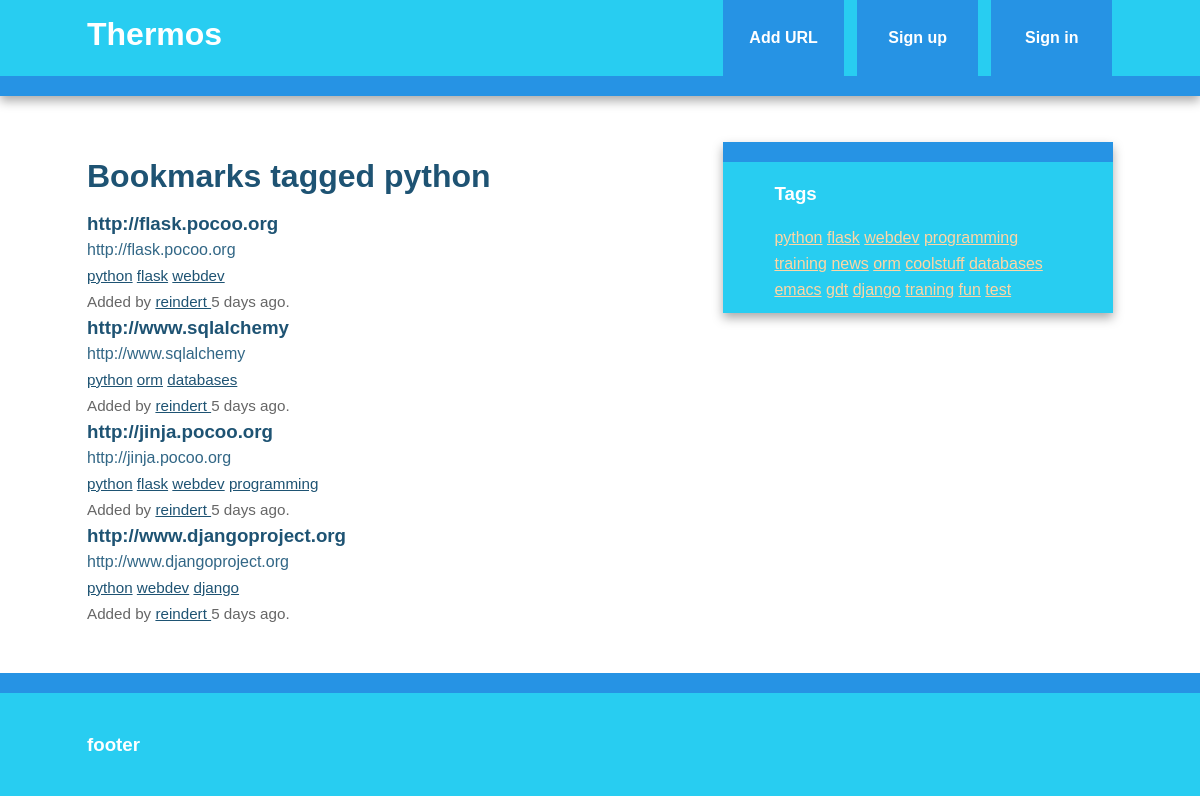
The page /bookmarks/tag/python on the database its author committed.
### thermos/models.py (models this page shows, shortened)
class Tag(db.Model):
    id = db.Column(db.Integer, primary_key=True)
    name = db.Column(db.String(25), nullable=False, unique=True, index=True)
    @staticmethod
    def all():
        return Tag.query.all()
    def __repr__(self):
        return self.name

class Bookmark(db.Model):
    id = db.Column(db.Integer, primary_key=True)
    url = db.Column(db.Text, nullable=False)
    date = db.Column(db.DateTime, default = datetime.utcnow)
    description = db.Column(db.String(300))
    user_id = db.Column(db.Integer, db.ForeignKey('user.id'), nullable=False)
    _tags = db.relationship('Tag',secondary=tags, lazy='joined',
                            backref = db.backref('bookmarks', lazy='dynamic'))
    @property
    def tags(self):
        return ",".join([t.name for t in self._tags])
    @tags.setter
    def tags(self,string):
        if string:
            self._tags = [Tag.get_or_create(name) for name in string.split(',')]
        else:
            self._tags = []

class User(db.Model, UserMixin):
    id = db.Column(db.Integer, primary_key=True)
    username = db.Column(db.String(80),unique = True)
    email = db.Column(db.String(120),unique = True)
    bookmark = db.relationship('Bookmark', backref='user', lazy='dynamic')
    password_hash = db.Column(db.String)
    @property
    def password(self):
        raise AttributeError('password: write-only field')

### thermos/bookmarks/views.py (the view)
@bookmarks.route('/tag/<name>')
def tag(name):
    tag = Tag.query.filter_by(name=name).first_or_404()
    return render_template('tag.html',tag=tag)

### thermos/main/views.py (called while the page is built)
@main.app_context_processor
def inject_tags():
    return dict(all_tags = Tag.all)

### thermos/templates/tag.html (shortened to what this page needs)
{% extends 'base.html' %}
{% block content %}
    <article>
        <header>
            <h1> Bookmarks tagged {{ tag }}</h1>
            {% if tag.bookmarks.count() > 0 %}
                {% with bookmarks=tag.bookmarks %}
                    {% include "bookmark_list.html" %}
                {% endwith %}
            {% else %}
                ther ar no bookmarks with this tag.
            {% endif %}
        </header>
    </article>
{% endblock %}

### thermos/templates/base.html (shortened to what this page needs)
<!doctype html>
<html class="no-js" lang="">
<head>
    {% block styles %}
        <link rel="stylesheet" href="{{ url_for('static', filename='css/normalize.min.css') }}">
        <link rel="stylesheet" href="{{ url_for('static', filename='css/main.css') }}">
    {% endblock %}
</head>
<body>
    <div class="header-container">
        <header class="wrapper clearfix">
            <a href="{{ url_for('auth.index')}}">
                <h1 class="title">Thermos</h1>
            </a>
            <nav>
                <ul>
                    <li><a href="{{ url_for('bookmarks.add') }}">Add URL</a></li>
                    {% if current_user.is_authenticated %}
                        <li><a href="{{ url_for('auth.user', username=current_user.username) }}">
                            My Links
                        </a></li>
                        <li><a href="{{ url_for('auth.logout')}}">Sign out</a></li>
                    {% else %}
                        <li><a href="{{ url_for('auth.signup')}}">Sign up</a></li>
                        <li><a href="{{ url_for('auth.login')}}">Sign in</a></li>
                    {% endif %}
                </ul>
            </nav>
        </header>
    </div>
    <div class="main-container">
        <div class="main wrapper clearfix">
            {% block content %}
            {% endblock %}
            {% block sidebar %}
                <aside>
                    <h3>Tags</h3>
                    {% for t in all_tags() %}
                        <a href="{{ url_for('bookmarks.tag',name=t) }}">{{ t }}</a>
                    {% endfor %}
                </aside>
            {% endblock %}
        </div>
    </div>
    <div class="footer-container">
        <footer class="wrapper">
            <h3>footer</h3>
        </footer>
    </div>
</body>
</html>

### thermos/templates/bookmark_list.html
<ul class="bookmarks">
    {% for bookmark in bookmarks %}
        <li>
            {% include "bookmark.html" %}
        </li>
    {% endfor %}
</ul>

### thermos/templates/bookmark.html (shortened to what this page needs)
<div class="bookmark">
    <a href="{{bookmark.url}}" class="header">
        <h3 class="description">
            {{bookmark.url|truncate(50,killwords=True)}}
        </h3>
        <span class="url">
            {{bookmark.url|truncate(50,killwords=True)}}
        </span>
    </a>
    <div class="info">
        <span class="tags">
            {% if bookmark.tags %}
                {% for t in bookmark._tags %}
                    <a href="{{ url_for('bookmarks.tag',name=t) }}">{{ t }}</a>
                {% endfor %}
            {% else %}
                No tags.
            {% endif %}
        </span>
        <br>
        Added by <a href="{{ url_for('auth.user', username=bookmark.user.username)}}">
            {{ bookmark.user.username }}
        </a>
        {{ moment(bookmark.date).fromNow()}}.
    </div>
</div>

### thermos/static/css/main.css (style rules this page uses)
html { color: #222; font-size: 1em; line-height: 1.4; }
body { font: 16px/26px Helvetica, Helvetica Neue, Arial; }
.wrapper { width: 90%; margin: 0 5%; }
.header-container { border-bottom: 20px solid #2693E4; }
.footer-container, .main aside { border-top: 20px solid #2693E4; }
.header-container, .footer-container, .main aside { background: #28CDF1; }
.title { color: white; }
nav ul { margin: 0; padding: 0; list-style-type: none; }
nav a { display: block; margin-bottom: 10px; padding: 15px 0; text-align: center; text-decoration: none; font-weight: bold; color: white; background: #2693E4; }
.main { padding: 30px 0; }
.main article h1 { font-size: 2em; }
.main aside { color: white; padding: 0px 5% 10px; }
.footer-container footer { color: white; padding: 20px 0; }
a { color: #8F540D; }
h1 ,h2 ,h3 ,h4 ,h5 ,h6 { color: #1e5373 }
.main aside h3, footer h3 { color: white; }
a, a:visited { color: #1E5373; }
ul.bookmarks { list-style: none none; padding-left: 0; }
a.header { color: #326786; text-decoration: none; display: block; }
a.header h3 { margin: 0 0; }
div.info { font-size: .95em; color: #666666; }
aside a { color: #ffd6a3; }
h1, h2, h3, h4, h5, h6 { color: #1e5373; }
.main aside h3, footer h3, footer a, footer a:visited { color: white; }
@media only screen and (min-width: 480px) { nav a { float: left; width: 27%; margin: 0 1.7%; padding: 25px 2%; margin-bottom: 0; } }
@media only screen and (min-width: 480px) { nav li:first-child a { margin-left: 0; } }
@media only screen and (min-width: 480px) { nav li:last-child a { margin-right: 0; } }
@media only screen and (min-width: 480px) { nav ul li { display: inline; } }
@media only screen and (min-width: 768px) { .header-container, .main aside { -webkit-box-shadow: 0 5px 10px #aaa; -moz-box-shadow: 0 5px 10px #aaa; box-shadow: 0 5px 10px #aaa; } }
@media only screen and (min-width: 768px) { .title { float: left; } }
@media only screen and (min-width: 768px) { nav { float: right; width: 38%; } }
@media only screen and (min-width: 768px) { .main article { float: left; width: 57%; } }
@media only screen and (min-width: 768px) { .main aside { float: right; width: 28%; } }
@media only screen and (min-width: 1140px) { .wrapper { width: 1026px; margin: 0 auto; } }
.clearfix:before, .clearfix:after { content: " "; display: table; }
.clearfix:after { clear: both; }
.clearfix { *zoom: 1; }

### rows shown on the page
Tag: name "python"
Bookmark: url "http://flask.pocoo.org", user.username "reindert", date "5 days ago"
Tag: name "flask"
Tag: name "webdev"
Bookmark: url "http://www.sqlalchemy", user.username "reindert", date "5 days ago"
Tag: name "orm"
Tag: name "databases"
Bookmark: url "http://jinja.pocoo.org", user.username "reindert", date "5 days ago"
Tag: name "programming"
Bookmark: url "http://www.djangoproject.org", user.username "reindert", date "5 days ago"
Tag: name "django"
Tag: name "training"
Tag: name "news"
Tag: name "coolstuff"
Tag: name "emacs"
Tag: name "gdt"
Tag: name "traning"
Tag: name "fun"
Tag: name "test"
